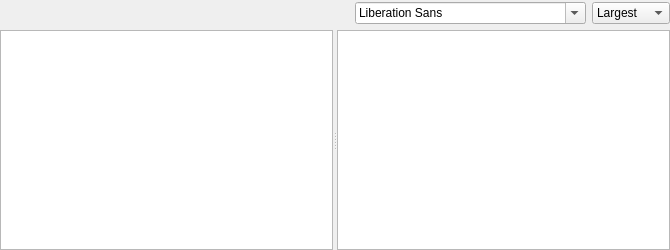
<?xml version="1.0" encoding="UTF-8"?>
<ui version="4.0">
 <class>CharacterPalette</class>
 <widget class="QMainWindow" name="CharacterPalette">
  <property name="geometry">
   <rect>
    <x>0</x>
    <y>0</y>
    <width>670</width>
    <height>250</height>
   </rect>
  </property>
  <property name="windowTitle">
   <string>Mozc Character Palette</string>
  </property>
  <widget class="QWidget" name="centralwidget">
   <layout class="QGridLayout" name="gridLayout_2">
    <property name="leftMargin">
     <number>0</number>
    </property>
    <property name="topMargin">
     <number>2</number>
    </property>
    <property name="rightMargin">
     <number>0</number>
    </property>
    <property name="bottomMargin">
     <number>0</number>
    </property>
    <item row="0" column="0">
     <layout class="QGridLayout" name="gridLayout">
      <property name="sizeConstraint">
       <enum>QLayout::SetDefaultConstraint</enum>
      </property>
      <item row="0" column="0">
       <spacer name="horizontalSpacer">
        <property name="orientation">
         <enum>Qt::Horizontal</enum>
        </property>
        <property name="sizeHint" stdset="0">
         <size>
          <width>40</width>
          <height>20</height>
         </size>
        </property>
       </spacer>
      </item>
      <item row="0" column="1">
       <widget class="QFontComboBox" name="fontComboBox"/>
      </item>
      <item row="0" column="2">
       <widget class="QComboBox" name="sizeComboBox">
        <property name="minimumSize">
         <size>
          <width>70</width>
          <height>0</height>
         </size>
        </property>
        <item>
         <property name="text">
          <string>Largest</string>
         </property>
        </item>
        <item>
         <property name="text">
          <string>Larger</string>
         </property>
        </item>
        <item>
         <property name="text">
          <string>Medium</string>
         </property>
        </item>
        <item>
         <property name="text">
          <string>Smaller</string>
         </property>
        </item>
        <item>
         <property name="text">
          <string>Smallest</string>
         </property>
        </item>
       </widget>
      </item>
      <item row="1" column="0" colspan="3">
       <widget class="ZeroWidthSplitter" name="splitter">
        <property name="orientation">
         <enum>Qt::Horizontal</enum>
        </property>
        <widget class="QTreeWidget" name="categoryTreeWidget">
         <property name="maximumSize">
          <size>
           <width>16777215</width>
           <height>16777215</height>
          </size>
         </property>
         <property name="baseSize">
          <size>
           <width>300</width>
           <height>0</height>
          </size>
         </property>
         <property name="indentation">
          <number>10</number>
         </property>
         <property name="uniformRowHeights">
          <bool>false</bool>
         </property>
         <property name="animated">
          <bool>true</bool>
         </property>
         <property name="headerHidden">
          <bool>true</bool>
         </property>
         <column>
          <property name="text">
           <string/>
          </property>
         </column>
        </widget>
        <widget class="CharacterPaletteTableWidget" name="tableWidget"/>
       </widget>
      </item>
     </layout>
    </item>
   </layout>
  </widget>
 </widget>
 <customwidgets>
  <customwidget>
   <class>CharacterPaletteTableWidget</class>
   <extends>QTableWidget</extends>
   <header>gui/character_pad/character_palette_table_widget.h</header>
  </customwidget>
  <customwidget>
   <class>ZeroWidthSplitter</class>
   <extends>QSplitter</extends>
   <header>gui/dictionary_tool/zero_width_splitter.h</header>
   <container>1</container>
  </customwidget>
 </customwidgets>
 <resources/>
 <connections/>
</ui>
